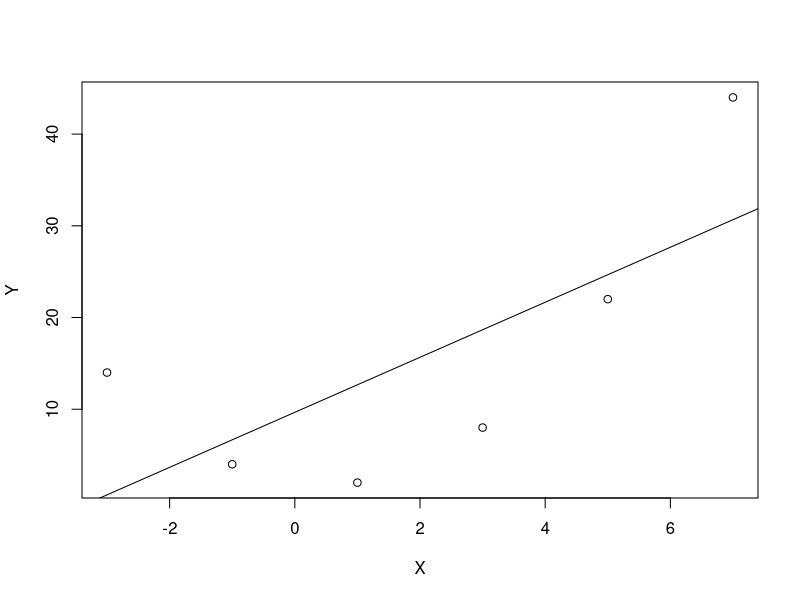

The R script that drew this image: (Note: this script raises an error after producing the figure.)
x <- c(-3,-1,1,3,5,7)
y <- c(14,4,2,8,22,44)

xy <- x * y 
xx <- x * x 
yy <- y * y 

tabla <- data.frame(x,y, xy, xx,yy)
tabla

regresion <- lm(y ~ x, data= tabla)
summary(regresion)

plot(tabla$x,tabla$y,xlab = 'X' , ylab = 'Y')
abline(regresion)


x1 <- c(x,sum(x))
y1 <- c(y,sum(y))
xy1 <- c(xy,sum(xy))
xx1 <- c(xx,sum(xx))
yy1 <- c(yy,sum(yy))

tablaexport <- data.frame(x1,y1,xy1,xx1,yy1)

library(xtable)

print(xtable(tabla), include.rownames = c('x','y','xy' ,'x^2','y^2'))
